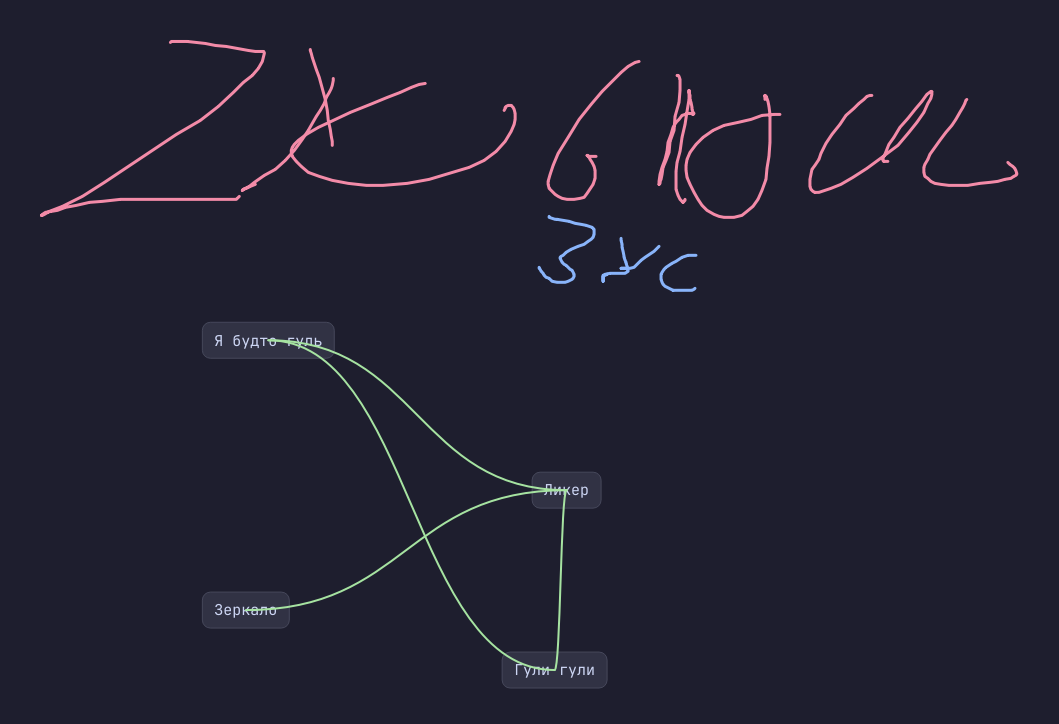

The Python source for this figure:
import sys
import json
import uuid
import os
from enum import Enum
from PyQt6.QtCore import Qt, QPointF, QRectF
from PyQt6.QtGui import (
    QPainter, QColor, QPen, QFont, QPainterPath, QKeySequence, 
    QShortcut, QImage, QPixmap
)
from PyQt6.QtWidgets import (
    QApplication, QGraphicsView, QGraphicsScene, QGraphicsTextItem,
    QGraphicsItem, QGraphicsPathItem, QGraphicsPixmapItem, QMainWindow, 
    QToolBar, QButtonGroup, QRadioButton, QFileDialog, QPushButton, QColorDialog
)

class Mode(Enum):
    SELECT = 0
    PEN = 1
    TEXT = 2
    LINK = 3


# === ИЗОБРАЖЕНИЕ НА ХОЛСТЕ ===
class ImageCardItem(QGraphicsPixmapItem):
    def __init__(self, pixmap, image_path="", parent=None):
        super().__init__(pixmap, parent)
        self.image_path = image_path
        self.setFlags(
            QGraphicsItem.GraphicsItemFlag.ItemIsMovable |
            QGraphicsItem.GraphicsItemFlag.ItemIsSelectable |
            QGraphicsItem.GraphicsItemFlag.ItemIsFocusable
        )

    def to_dict(self):
        return {
            "image_path": self.image_path,
            "x": self.x(),
            "y": self.y()
        }


# === РИСУНОК ПЕРОМ ===
class DrawingPathItem(QGraphicsPathItem):
    def __init__(self, path=None, points=None, color="#f38ba8", width=3, parent=None):
        super().__init__(parent)
        self.points = points if points is not None else []
        self.color_hex = color
        self.pen_width = width
        
        pen = QPen(QColor(self.color_hex), self.pen_width, Qt.PenStyle.SolidLine, Qt.PenCapStyle.RoundCap, Qt.PenJoinStyle.RoundJoin)
        self.setPen(pen)
        
        self.setFlags(
            QGraphicsItem.GraphicsItemFlag.ItemIsSelectable | 
            QGraphicsItem.GraphicsItemFlag.ItemIsMovable
        )
        if path:
            self.setPath(path)

    def add_point(self, point: QPointF):
        self.points.append([point.x(), point.y()])

    def to_dict(self):
        return {
            "points": self.points,
            "color": self.color_hex,
            "width": self.pen_width,
            "x": self.x(),
            "y": self.y()
        }


# === СОЕДИНИТЕЛЬНАЯ ЛИНИЯ/СВЯЗЬ (КРИВАЯ БЕЗЬЕ) ===
class ConnectionItem(QGraphicsPathItem):
    def __init__(self, start_item, end_item, parent=None):
        super().__init__(parent)
        self.start_item = start_item
        self.end_item = end_item
        
        pen = QPen(QColor("#a6e3a1"), 2, Qt.PenStyle.SolidLine)
        pen.setCapStyle(Qt.PenCapStyle.RoundCap)
        self.setPen(pen)
        
        self.setFlags(
            QGraphicsItem.GraphicsItemFlag.ItemIsSelectable |
            QGraphicsItem.GraphicsItemFlag.ItemIsFocusable
        )
        
        self.start_item.add_connection(self)
        self.end_item.add_connection(self)
        self.update_position()

    def update_position(self):
        if not self.start_item or not self.end_item:
            return
            
        p1 = self.start_item.sceneBoundingRect().center()
        p2 = self.end_item.sceneBoundingRect().center()
        
        path = QPainterPath()
        path.moveTo(p1)
        
        dx = p2.x() - p1.x()
        ctrl1 = QPointF(p1.x() + dx / 2, p1.y())
        ctrl2 = QPointF(p1.x() + dx / 2, p2.y())
        
        path.cubicTo(ctrl1, ctrl2, p2)
        self.setPath(path)

    def paint(self, painter, option, widget):
        if self.isSelected():
            pen = QPen(QColor("#f9e2af"), 3, Qt.PenStyle.DashLine)
            painter.setPen(pen)
        else:
            painter.setPen(self.pen())
            
        painter.drawPath(self.path())

    def remove_self(self):
        if self.start_item:
            self.start_item.remove_connection(self)
        if self.end_item:
            self.end_item.remove_connection(self)
        if self.scene():
            self.scene().removeItem(self)

    def to_dict(self):
        return {
            "start_id": self.start_item.id,
            "end_id": self.end_item.id
        }


# === ТЕКСТОВАЯ КАРТОЧКА ===
class TextCardItem(QGraphicsTextItem):
    def __init__(self, text="Новая заметка...", grid_size=30, item_id=None, parent=None):
        super().__init__(text, parent)
        self.id = item_id if item_id else str(uuid.uuid4())
        self.grid_size = grid_size
        self.connections = []
        
        self.setDefaultTextColor(QColor("#cdd6f4"))
        self.setFont(QFont("JetBrains Mono", 11))
        
        self.setTextInteractionFlags(Qt.TextInteractionFlag.NoTextInteraction)
        
        self.setFlags(
            QGraphicsItem.GraphicsItemFlag.ItemIsMovable |
            QGraphicsItem.GraphicsItemFlag.ItemIsSelectable |
            QGraphicsItem.GraphicsItemFlag.ItemSendsGeometryChanges |
            QGraphicsItem.GraphicsItemFlag.ItemIsFocusable
        )

    def add_connection(self, connection):
        if connection not in self.connections:
            self.connections.append(connection)

    def remove_connection(self, connection):
        if connection in self.connections:
            self.connections.remove(connection)

    def mouseDoubleClickEvent(self, event):
        self.setTextInteractionFlags(Qt.TextInteractionFlag.TextEditorInteraction)
        self.setFocus()
        super().mouseDoubleClickEvent(event)

    def focusOutEvent(self, event):
        self.setTextInteractionFlags(Qt.TextInteractionFlag.NoTextInteraction)
        cursor = self.textCursor()
        cursor.clearSelection()
        self.setTextCursor(cursor)
        super().focusOutEvent(event)

    def itemChange(self, change, value):
        if change == QGraphicsItem.GraphicsItemChange.ItemPositionChange and self.scene():
            new_pos = value
            x = round(new_pos.x() / self.grid_size) * self.grid_size
            y = round(new_pos.y() / self.grid_size) * self.grid_size
            return QPointF(x, y)

        if change == QGraphicsItem.GraphicsItemChange.ItemPositionHasChanged and self.scene():
            for conn in self.connections:
                conn.update_position()

        return super().itemChange(change, value)

    def paint(self, painter, option, widget):
        rect = self.boundingRect().adjusted(-8, -4, 8, 4)
        painter.setRenderHint(QPainter.RenderHint.Antialiasing)
        
        painter.setBrush(QColor("#313244"))
        border_pen = QPen(QColor("#89b4fa"), 2) if self.isSelected() else QPen(QColor("#45475a"), 1)
        painter.setPen(border_pen)
        painter.drawRoundedRect(rect, 8, 8)
        
        super().paint(painter, option, widget)

    def to_dict(self):
        return {
            "id": self.id,
            "text": self.toPlainText(),
            "x": self.x(),
            "y": self.y()
        }


# === БЕСКОНЕЧНЫЙ ХОЛСТ ===
class SpatialCanvasView(QGraphicsView):
    def __init__(self, scene, parent=None):
        super().__init__(scene, parent)
        self.setRenderHints(QPainter.RenderHint.Antialiasing | QPainter.RenderHint.SmoothPixmapTransform)
        self.setViewportUpdateMode(QGraphicsView.ViewportUpdateMode.FullViewportUpdate)
        self.setHorizontalScrollBarPolicy(Qt.ScrollBarPolicy.ScrollBarAlwaysOff)
        self.setVerticalScrollBarPolicy(Qt.ScrollBarPolicy.ScrollBarAlwaysOff)
        
        self.grid_size = 30
        self.mode = Mode.SELECT
        self.current_pen_color = "#f38ba8"
        self.current_pen_width = 3
        
        self._is_panning = False
        self._pan_start = QPointF()
        
        self._current_drawing_item = None
        self._link_start_card = None
        self._temp_line_item = None

    def set_mode(self, mode: Mode):
        self.mode = mode
        if mode == Mode.PEN:
            self.setCursor(Qt.CursorShape.CrossCursor)
        elif mode == Mode.TEXT:
            self.setCursor(Qt.CursorShape.IBeamCursor)
        elif mode == Mode.LINK:
            self.setCursor(Qt.CursorShape.PointingHandCursor)
        else:
            self.setCursor(Qt.CursorShape.ArrowCursor)

    def keyPressEvent(self, event):
        focus_item = self.scene().focusItem()
        if isinstance(focus_item, QGraphicsTextItem) and (focus_item.textInteractionFlags() & Qt.TextInteractionFlag.TextEditorInteraction):
            super().keyPressEvent(event)
            return

        if event.key() in (Qt.Key.Key_Delete, Qt.Key.Key_Backspace):
            for item in list(self.scene().selectedItems()):
                if isinstance(item, TextCardItem):
                    for conn in list(item.connections):
                        conn.remove_self()
                    self.scene().removeItem(item)
                elif isinstance(item, ConnectionItem):
                    item.remove_self()
                else:
                    self.scene().removeItem(item)
        else:
            super().keyPressEvent(event)

    def wheelEvent(self, event):
        zoom_factor = 1.15 if event.angleDelta().y() > 0 else 1 / 1.15
        self.scale(zoom_factor, zoom_factor)

    def mousePressEvent(self, event):
        if event.button() == Qt.MouseButton.MiddleButton or (event.button() == Qt.MouseButton.LeftButton and event.modifiers() & Qt.KeyboardModifier.AltModifier):
            self._is_panning = True
            self._pan_start = event.position()
            self.setCursor(Qt.CursorShape.ClosedHandCursor)
            return

        scene_pos = self.mapToScene(event.position().toPoint())

        if self.mode == Mode.PEN and event.button() == Qt.MouseButton.LeftButton:
            path = QPainterPath(scene_pos)
            self._current_drawing_item = DrawingPathItem(
                path=path, 
                color=self.current_pen_color, 
                width=self.current_pen_width
            )
            self._current_drawing_item.add_point(scene_pos)
            self.scene().addItem(self._current_drawing_item)
            return

        if self.mode == Mode.TEXT and event.button() == Qt.MouseButton.LeftButton:
            existing_item = self.scene().itemAt(scene_pos, self.transform())
            if existing_item is not None:
                super().mousePressEvent(event)
                return

            gx = round(scene_pos.x() / self.grid_size) * self.grid_size
            gy = round(scene_pos.y() / self.grid_size) * self.grid_size
            
            card = TextCardItem(grid_size=self.grid_size)
            card.setPos(gx, gy)
            self.scene().addItem(card)
            
            card.setTextInteractionFlags(Qt.TextInteractionFlag.TextEditorInteraction)
            card.setFocus()
            return

        if self.mode == Mode.LINK and event.button() == Qt.MouseButton.LeftButton:
            clicked_item = self.scene().itemAt(scene_pos, self.transform())
            if isinstance(clicked_item, TextCardItem):
                self._link_start_card = clicked_item
                
                path = QPainterPath(clicked_item.sceneBoundingRect().center())
                path.lineTo(scene_pos)
                pen = QPen(QColor("#a6e3a1"), 2, Qt.PenStyle.DashLine)
                self._temp_line_item = self.scene().addPath(path, pen)
            return

        super().mousePressEvent(event)

    def mouseMoveEvent(self, event):
        scene_pos = self.mapToScene(event.position().toPoint())

        if self._is_panning:
            delta = event.position() - self._pan_start
            self._pan_start = event.position()
            self.horizontalScrollBar().setValue(int(self.horizontalScrollBar().value() - delta.x()))
            self.verticalScrollBar().setValue(int(self.verticalScrollBar().value() - delta.y()))
            return

        if self.mode == Mode.PEN and self._current_drawing_item and (event.buttons() & Qt.MouseButton.LeftButton):
            path = self._current_drawing_item.path()
            path.lineTo(scene_pos)
            self._current_drawing_item.setPath(path)
            self._current_drawing_item.add_point(scene_pos)
            return

        if self.mode == Mode.LINK and self._link_start_card and self._temp_line_item:
            path = QPainterPath(self._link_start_card.sceneBoundingRect().center())
            path.lineTo(scene_pos)
            self._temp_line_item.setPath(path)
            return

        super().mouseMoveEvent(event)

    def mouseReleaseEvent(self, event):
        scene_pos = self.mapToScene(event.position().toPoint())

        if self._is_panning:
            self._is_panning = False
            self.set_mode(self.mode)
            return

        if self.mode == Mode.PEN and event.button() == Qt.MouseButton.LeftButton:
            self._current_drawing_item = None
            return

        if self.mode == Mode.LINK and event.button() == Qt.MouseButton.LeftButton:
            if self._temp_line_item:
                self.scene().removeItem(self._temp_line_item)
                self._temp_line_item = None

            if self._link_start_card:
                target_item = self.scene().itemAt(scene_pos, self.transform())
                if isinstance(target_item, TextCardItem) and target_item != self._link_start_card:
                    connection = ConnectionItem(self._link_start_card, target_item)
                    self.scene().addItem(connection)

                self._link_start_card = None
            return

        super().mouseReleaseEvent(event)

    def drawBackground(self, painter, rect):
        painter.fillRect(rect, QColor("#1e1e2e"))
        pen = QPen(QColor("#45475a"))
        pen.setWidth(2)
        painter.setPen(pen)

        left = int(rect.left()) - (int(rect.left()) % self.grid_size)
        top = int(rect.top()) - (int(rect.top()) % self.grid_size)

        for x in range(left, int(rect.right()), self.grid_size):
            for y in range(top, int(rect.bottom()), self.grid_size):
                painter.drawPoint(x, y)

    # === СОХРАНЕНИЕ ===
    def save_to_file(self, filename):
        cards_data = []
        drawings_data = []
        connections_data = []
        images_data = []

        for item in self.scene().items():
            if isinstance(item, TextCardItem):
                cards_data.append(item.to_dict())
            elif isinstance(item, DrawingPathItem):
                drawings_data.append(item.to_dict())
            elif isinstance(item, ConnectionItem):
                connections_data.append(item.to_dict())
            elif isinstance(item, ImageCardItem):
                images_data.append(item.to_dict())

        data = {
            "cards": cards_data,
            "drawings": drawings_data,
            "connections": connections_data,
            "images": images_data
        }

        with open(filename, "w", encoding="utf-8") as f:
            json.dump(data, f, ensure_ascii=False, indent=2)

    # === ЗАГРУЗКА ===
    def load_from_file(self, filename):
        try:
            with open(filename, "r", encoding="utf-8") as f:
                data = json.load(f)
        except Exception as e:
            print(f"Ошибка загрузки файла: {e}")
            return

        self.scene().clear()
        card_map = {}

        for c_data in data.get("cards", []):
            card = TextCardItem(text=c_data.get("text", ""), grid_size=self.grid_size, item_id=c_data.get("id"))
            card.setPos(c_data.get("x", 0), c_data.get("y", 0))
            self.scene().addItem(card)
            card_map[card.id] = card

        for d_data in data.get("drawings", []):
            points = d_data.get("points", [])
            if not points:
                continue

            path = QPainterPath(QPointF(points[0][0], points[0][1]))
            for pt in points[1:]:
                path.lineTo(QPointF(pt[0], pt[1]))

            drawing = DrawingPathItem(
                path=path,
                points=points,
                color=d_data.get("color", "#f38ba8"),
                width=d_data.get("width", 3)
            )
            drawing.setPos(d_data.get("x", 0), d_data.get("y", 0))
            self.scene().addItem(drawing)

        for conn_data in data.get("connections", []):
            start_card = card_map.get(conn_data.get("start_id"))
            end_card = card_map.get(conn_data.get("end_id"))

            if start_card and end_card:
                connection = ConnectionItem(start_card, end_card)
                self.scene().addItem(connection)
                connection.update_position()

        for img_data in data.get("images", []):
            path = img_data.get("image_path", "")
            if os.path.exists(path):
                pixmap = QPixmap(path)
                if not pixmap.isNull():
                    img_item = ImageCardItem(pixmap, image_path=path)
                    img_item.setPos(img_data.get("x", 0), img_data.get("y", 0))
                    self.scene().addItem(img_item)

    # === ЭКСПОРТ В PNG ===
    def export_to_image(self, filename):
        items = self.scene().items()
        if not items:
            print("Холст пуст, нечего экспортировать.")
            return

        rect = self.scene().itemsBoundingRect().adjusted(-40, -40, 40, 40)
        image = QImage(int(rect.width()), int(rect.height()), QImage.Format.Format_ARGB32)
        image.fill(QColor("#1e1e2e"))

        painter = QPainter(image)
        painter.setRenderHint(QPainter.RenderHint.Antialiasing)
        self.scene().render(painter, target=QRectF(image.rect()), source=rect)
        painter.end()

        image.save(filename)


# === ГЛАВНОЕ ОКНО ===
class MainWindow(QMainWindow):
    def __init__(self):
        super().__init__()
        self.setWindowTitle("Spatial Canvas — Phase 5")
        self.resize(1300, 800)

        self.scene = QGraphicsScene(-50000, -50000, 100000, 100000)
        self.view = SpatialCanvasView(self.scene)
        self.setCentralWidget(self.view)

        self._setup_toolbar()
        self._setup_shortcuts()

    def _setup_toolbar(self):
        toolbar = QToolBar("Инструменты")
        toolbar.setStyleSheet("""
            QToolBar { background: #181825; border-bottom: 1px solid #313244; padding: 5px; spacing: 8px; }
            QRadioButton { color: #cdd6f4; font-weight: bold; padding: 5px 10px; border-radius: 4px; }
            QRadioButton::checked { background: #89b4fa; color: #11111b; }
            QRadioButton::indicator { width: 0px; height: 0px; }
            QPushButton { background: #313244; color: #cdd6f4; font-weight: bold; padding: 5px 10px; border-radius: 4px; border: 1px solid #45475a; }
            QPushButton:hover { background: #45475a; }
        """)
        self.addToolBar(toolbar)

        btn_group = QButtonGroup(self)

        rb_select = QRadioButton("🖐️ Выделение")
        rb_pen = QRadioButton("✏️ Перо")
        rb_text = QRadioButton("📝 Текст")
        rb_link = QRadioButton("🔗 Связь")

        rb_select.setChecked(True)

        btn_group.addButton(rb_select, Mode.SELECT.value)
        btn_group.addButton(rb_pen, Mode.PEN.value)
        btn_group.addButton(rb_text, Mode.TEXT.value)
        btn_group.addButton(rb_link, Mode.LINK.value)

        toolbar.addWidget(rb_select)
        toolbar.addWidget(rb_pen)
        toolbar.addWidget(rb_text)
        toolbar.addWidget(rb_link)

        toolbar.addSeparator()

        colors = [
            ("🌸", "#f38ba8"),
            ("🌿", "#a6e3a1"),
            ("💧", "#89b4fa"),
            ("⚡", "#f9e2af"),
            ("🤍", "#cdd6f4"),
        ]

        for icon, color_hex in colors:
            btn_color = QPushButton(icon)
            btn_color.setFixedWidth(32)
            btn_color.setToolTip(f"Цвет пера: {color_hex}")
            btn_color.clicked.connect(lambda _, c=color_hex: self.set_pen_color(c))
            toolbar.addWidget(btn_color)

        btn_picker = QPushButton("🎨 Цвет")
        btn_picker.clicked.connect(self.choose_custom_color)
        toolbar.addWidget(btn_picker)

        toolbar.addSeparator()

        btn_img = QPushButton("🖼️ Вставить фото")
        btn_save = QPushButton("💾 Сохранить")
        btn_load = QPushButton("📂 Открыть")
        btn_export = QPushButton("📤 Экспорт PNG")

        btn_img.clicked.connect(self.insert_image)
        btn_save.clicked.connect(self.save_canvas)
        btn_load.clicked.connect(self.load_canvas)
        btn_export.clicked.connect(self.export_png)

        toolbar.addWidget(btn_img)
        toolbar.addWidget(btn_save)
        toolbar.addWidget(btn_load)
        toolbar.addWidget(btn_export)

        btn_group.idToggled.connect(lambda mode_id, checked: self.view.set_mode(Mode(mode_id)) if checked else None)

    def _setup_shortcuts(self):
        QShortcut(QKeySequence("Ctrl+S"), self, self.save_canvas)
        QShortcut(QKeySequence("Ctrl+O"), self, self.load_canvas)
        QShortcut(QKeySequence("Ctrl+E"), self, self.export_png)
        QShortcut(QKeySequence("Ctrl+I"), self, self.insert_image)

    def set_pen_color(self, color_hex):
        self.view.current_pen_color = color_hex

    def choose_custom_color(self):
        color = QColorDialog.getColor(QColor(self.view.current_pen_color), self, "Выберите цвет пера")
        if color.isValid():
            self.view.current_pen_color = color.name()

    def insert_image(self):
        filepath, _ = QFileDialog.getOpenFileName(
            self, 
            "Выберите изображение", 
            "", 
            "Все файлы (*);;Изображения (*.png *.jpg *.jpeg *.bmp)"
        )
        if filepath:
            pixmap = QPixmap(filepath)
            if not pixmap.isNull():
                img_item = ImageCardItem(pixmap, image_path=filepath)
                center_pos = self.view.mapToScene(self.view.viewport().rect().center())
                img_item.setPos(center_pos)
                self.scene.addItem(img_item)

    def save_canvas(self):
        filepath, _ = QFileDialog.getSaveFileName(
            self, 
            "Сохранить холст", 
            "canvas.json", 
            "JSON Files (*.json)"
        )
        if filepath:
            if not filepath.endswith(".json"):
                filepath += ".json"
            self.view.save_to_file(filepath)

    def load_canvas(self):
        filepath, _ = QFileDialog.getOpenFileName(
            self, 
            "Открыть холст", 
            "", 
            "JSON Files (*.json);;Все файлы (*)"
        )
        if filepath:
            self.view.load_from_file(filepath)

    def export_png(self):
        filepath, _ = QFileDialog.getSaveFileName(
            self, 
            "Экспортировать холст в PNG", 
            "canvas.png", 
            "PNG Images (*.png)"
        )
        if filepath:
            if not filepath.endswith(".png"):
                filepath += ".png"
            self.view.export_to_image(filepath)


if __name__ == "__main__":
    app = QApplication(sys.argv)
    window = MainWindow()
    window.show()
    sys.exit(app.exec())
